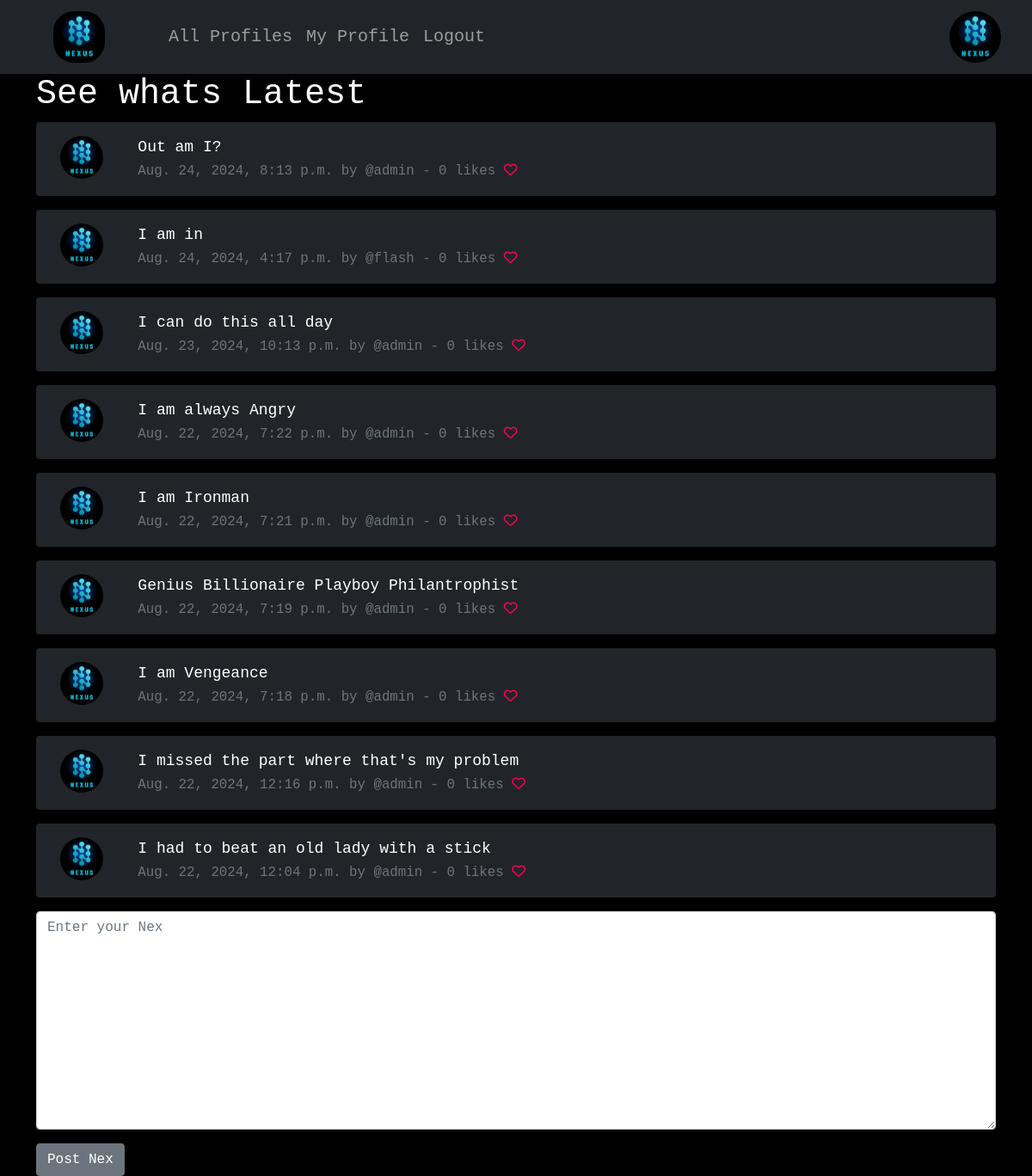
The app's page / (signed in) with its own data.
### nexus/models.py (models this page shows, shortened)
class Nux(models.Model):
    user = models.ForeignKey(User, related_name='nux', on_delete=models.DO_NOTHING)
    body = models.CharField(max_length=500)
    created_at = models.DateTimeField(auto_now_add=True)
    likes = models.ManyToManyField(User, related_name='nex_like', blank=True)
    def number_of_likes(self):
        return self.likes.count()

### nexus/views.py (the view, shortened to what this page needs)
# urls.py: path('', views.home, name='home'),
def home(request):
    if request.user.is_authenticated:
        form = NuxForm(request.POST or None)
        nux = Nux.objects.all().order_by('-created_at')
        return render(request, 'home.html', {'nux': nux, 'form':form})
    else:
        nux = Nux.objects.all().order_by('-created_at')
        return render(request, 'home.html', {'nux': nux})

### nexus/forms.py
class NuxForm(forms.ModelForm):
    body = forms.CharField(required=True, widget=forms.widgets.Textarea(
        attrs={
            'placeholder':'Enter your Nex',
            'class':'form-control',
        }
    ), label='')
    class Meta:
        model = Nux
        exclude = ('user', 'likes',)

### nexus/templates/home.html (shortened to what this page needs)
{% extends 'base.html' %}
{% load static %}
{% block content %}
  <h1> See whats Latest </h1>
  {% for nex in nux %}
    <div class='alert bg-dark nex' role='alert'>
      <div class="container">
        <div class="row">
          <div class="col-1">
            {% if nex.user.profile.profile_image %}
              <img src="{{ nex.user.profile.profile_image.url }}" alt="" height="50" width="50" class="rounded-circle">
            {% else %}
              <img src="{% static "images/logo.png" %}" alt="" height="50" width="50" class="rounded-circle">
            {% endif %}
          </div>
          <div class="col-10">
            {{ nex.body }} <br>
              <small class="text-muted">
                {{ nex.created_at }} by @{{ nex.user.username }} - {{ nex.number_of_likes }} likes
                {% if user in nex.likes.all %}
                  <a href="{% url "nex_like" nex.id %}"> <i style="color:#ff004f;" class="fa fa-heart"></i> </a>
                {% else %}
                  <a href="{% url "nex_like" nex.id %}"> <i style="color:#ff004f;" class="fa fa-heart-o"></i> </a>
                {% endif %}
              </small>
          </div>
        </div>
      </div>
    </div>
  {% endfor %}
  {% if form %}
    <form method="POST">
      {{ form.as_p }}
      <button type="submit" class="btn btn-secondary"> Post Nex </button>
    </form>
  {% endif %}
{% endblock %}

### static/style.css (style rules this page uses)
.absolute { font-family: monospace; color: white; }
.bg-black { background: black; }
.nex { border: none; color: white; font-size: 18px; }

### records on screen
Nux: body "Out am I?", created_at "Aug. 24, 2024, 8:13 p.m.", user.username "admin", number_of_likes "0"
Nux: body "I am in", created_at "Aug. 24, 2024, 4:17 p.m.", user.username "flash", number_of_likes "0"
Nux: body "I can do this all day", created_at "Aug. 23, 2024, 10:13 p.m.", user.username "admin", number_of_likes "0"
Nux: body "I am always Angry", created_at "Aug. 22, 2024, 7:22 p.m.", user.username "admin", number_of_likes "0"
Nux: body "I am Ironman", created_at "Aug. 22, 2024, 7:21 p.m.", user.username "admin", number_of_likes "0"
Nux: body "Genius Billionaire Playboy Philantrophist", created_at "Aug. 22, 2024, 7:19 p.m.", user.username "admin", number_of_likes "0"
Nux: body "I am Vengeance", created_at "Aug. 22, 2024, 7:18 p.m.", user.username "admin", number_of_likes "0"
Nux: body "I missed the part where that's my problem", created_at "Aug. 22, 2024, 12:16 p.m.", user.username "admin", number_of_likes "0"
Nux: body "I had to beat an old lady with a stick", created_at "Aug. 22, 2024, 12:04 p.m.", user.username "admin", number_of_likes "0"
